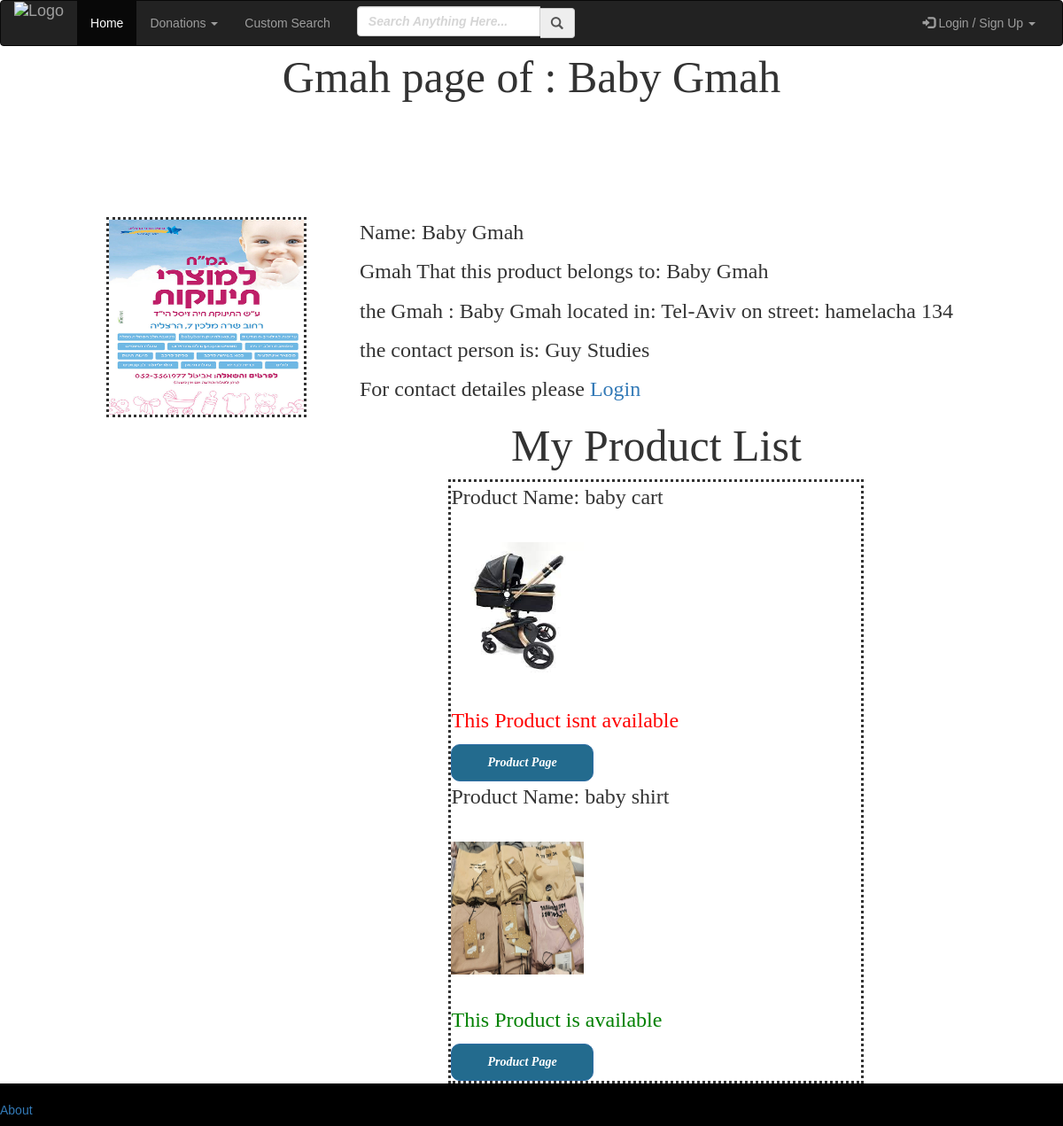
The app's page /gmah_page/12, older data.
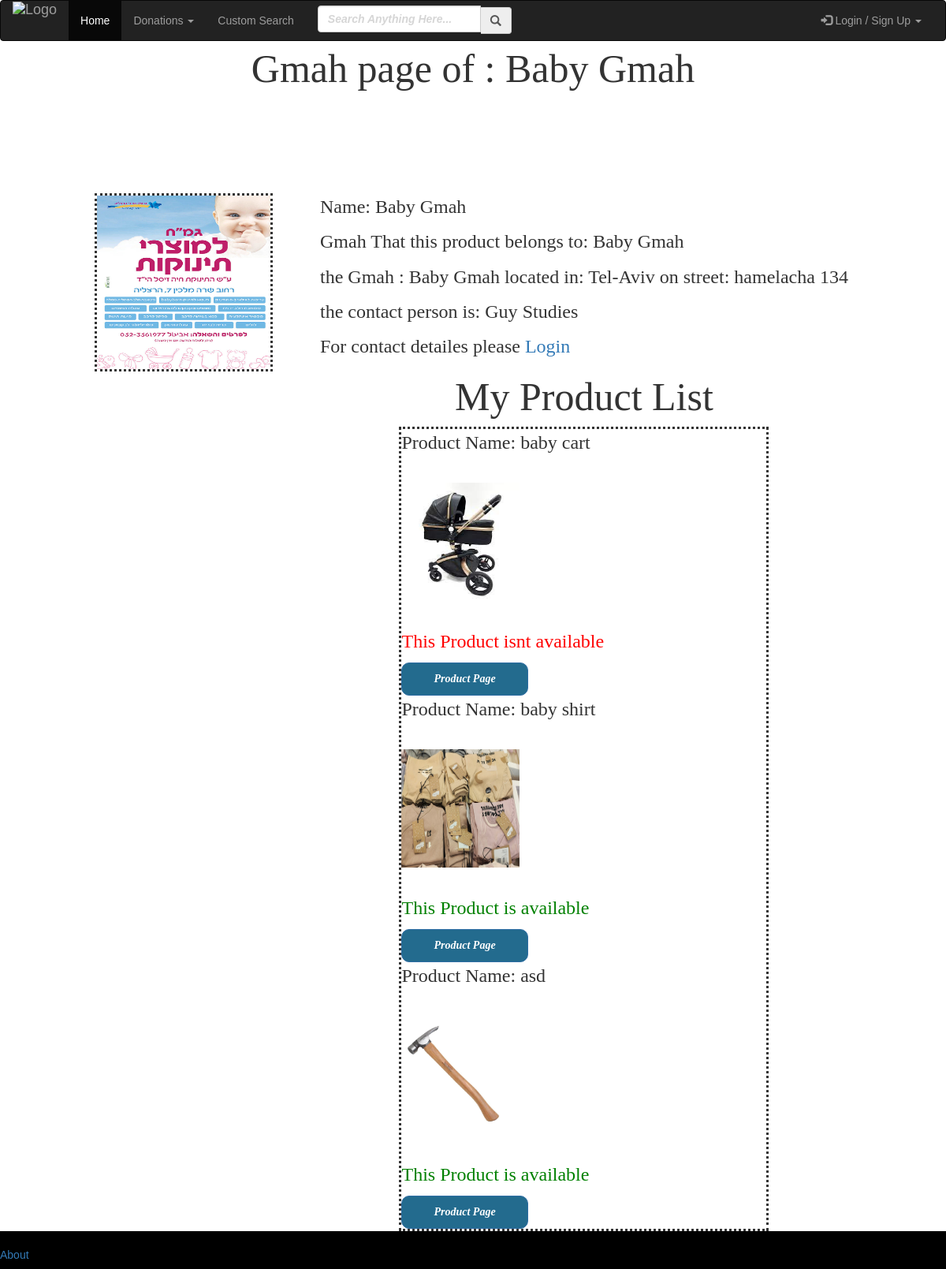
The same page, newer data.
### project/models.py (models this page shows)
class Gmah(UserMixin, db.Model):
    id = db.Column(db.Integer, primary_key=True)
    name = db.Column(db.String(1000))
    email = db.Column(db.String(1000))
    password = db.Column(db.String(100))
    owner_first_name = db.Column(db.String(50))
    owner_last_name = db.Column(db.String(50))
    phone = db.Column(db.String(10))
    category = db.Column(db.String(50))
    city = db.Column(db.String(200))
    street = db.Column(db.String(200))
    street_number = db.Column(db.Integer)
    profile_picture = db.Column(db.String(200))

class Products(db.Model):
    id = db.Column(db.Integer, primary_key=True)
    name = db.Column(db.String(1000))
    category = db.Column(db.String(50))
    description = db.Column(db.String(1000))
    idle = db.Column(db.Integer)
    gmah_id = db.Column(db.Integer, db.ForeignKey('gmah.id'))
    pic_name = db.Column(db.String(50))

### project/main.py (the view)
@main.route('/gmah_page/<id>')
def gmah_page(id):
    gmah = Gmah.query.filter_by(id=id).first()
    products = Products.query.filter_by(gmah_id=id).all()
    return render_template('gmah_page.html',gmah=gmah,products=products)

### project/templates/gmah_page.html
{% extends "base.html" %}
{% block content %}
<h2 class="homewelcome" style="text-align:center;">Gmah page of : {{gmah.name }} </h2>
    {% set imagename = gmah.profile_picture %}
    <div class="productphoto">
    <img src={{url_for('static',filename='images/profile/{}'.format(imagename))}} width="220px" height="220px"></br>
    </div>
<div class="productdesc">
    <p>Name:        {{ gmah.name }}</p>
    <p>Gmah That this product belongs to:  {{gmah.name}}</p>
    <p>the Gmah : {{gmah.name}} located in:  {{gmah.city}} on street: {{gmah.street}} {{gmah.street_number}}</p>
    <p>the contact person is: {{gmah.owner_first_name}} {{gmah.owner_last_name}}</p>
    {% if current_user.is_authenticated%}
    <p>the contact detailes: {{gmah.phone}}</p>
    {% else %}
    <p>For contact detailes please <a href="/login">Login</a></p>
     {% endif %}
    <h2 class="homewelcome" style="text-align:center;">My Product List</h2>
    <div class="eachproduct">
    {% for product in products %}
        <p>Product Name: {{ product.name }}</p>
        {% set imagename = product.pic_name %}
        <img class="resultProductPhoto" src={{url_for('static',filename='images/products/{}'.format(imagename))}} width="150px" height="150px"><br><br>
        {% if product.idle %}
        <p style="color: green;">This Product is available</p>
       {% else %}
        <p style="color: red;" >This Product isnt available</p>
       {% endif %}
        <a class="btn btn-primary" href="{{ url_for('main.product_page', id=product.id) }}">Product Page</a> <br>
    {% endfor %}
        </div><br>
</div>
<br><br>
{% endblock %}

### project/templates/base.html (shortened to what this page needs)
<!DOCTYPE html>
<html>
<head>
    <link rel="stylesheet" href="https://maxcdn.bootstrapcdn.com/bootstrap/3.3.7/css/bootstrap.min.css">
    <link rel= "stylesheet" type= "text/css" href="/static/style.css">
</head>
<body>
<section class="hero is-primary is-fullheight sticky">
    <div class="hero-head">
        <div class="navbar navbar-inverse">
            <div class="container-fluid">
                <div class="row">
                    <div class="col-lg-12">
                        <div class="navbar-header">
                                <a href="{{ url_for('main.index') }}" class="navbar-brand">
                                    <img src="https://i.ibb.co/8M29bd5/Removal-963.png"
                                         alt="Logo" width="120%" height="240%" style="margin-top: -25%;">
                                </a>
                        </div>
                        <div class="navbar-collapse collapse" id="mobile_menu">
                            <ul class="nav navbar-nav">
                                <li class="active"><a href="{{ url_for('main.index') }}">Home</a></li>
                                <li><a href="#" class="dropdown-toggle" data-toggle="dropdown">Donations <span
                                        class="caret"></span></a>
                                </li>
                                <li><a href="/search">Custom Search</a></li>
                            </ul>
                            <ul class="nav navbar-nav">
                                <li>
                                    <form method="POST" action="/search" class="navbar-form">
                                        <div class="form-group">
                                            <div class="input-group">
                                                <input type="search" name="search" id="search"
                                                       placeholder="Search Anything Here..." class="form-control">
                                                <span class="input-group-addon"><span
                                                        class="glyphicon glyphicon-search"></span></span>
                                            </div>
                                        </div>
                                    </form>
                                </li>
                            </ul>
                            <ul class="nav navbar-nav navbar-right">
                                {% if not current_user.is_authenticated %}
                                <li><a href="#" class="dropdown-toggle" data-toggle="dropdown"><span
                                        class="glyphicon glyphicon-log-in"></span> Login / Sign Up <span
                                        class="caret"></span></a>
                                </li>
                                {% endif %}
                            </ul>
                        </div>
                    </div>
                </div>
            </div>
        </div>
    </div>
</section>
    {% block content %}
            {% endblock %}
 {% block footer %}
<br><br><br><br>
<footer>
  <p><br>
  <a href="/about">About</a></p>
</footer>
   {%- endblock %}
</body>
</html>

### project/static/style.css (style rules this page uses)
body { margin-top:5%; overflow-y: scroll; height: 100%; overflow-x: hidden; font-family: Arial, Helvetica, sans-serif; }
footer { background-color:black; width:100%; bottom:-2px; position:fixed; }
.sticky { position: fixed; width:100%; top:0; z-index: 999; color:53599A; }
.eachproduct { border-style: dotted; width:70%; height:100%; margin:auto; margin-bottom:2%; overflow: auto; }
.resultProductPhoto { margin:5% 0 0 0; }
.productphoto { float:left; margin:10% 0 0 10%; border-style: dotted; }
.productdesc { float:left; margin:10% 5% 0 5%; font-family: 'Optima'; font-size:24px; }
.homewelcome { font-family: 'Optima'; font-size:50px; }
input { width: 70%; padding: 15px; margin: 5px 0 22px 0; display: block; border: none; margin:auto; margin-bottom:10px; background: #FFFFFF; border: 1px solid black; border-radius: 5px; height:12px; top:-2px; }
input::placeholder { text-align: left; opacity:0.4; }
.btn { padding: 10px 40px; background-color: #236B8E; color: #FFFFFF; font-style: oblique; font-weight: bold; border-radius: 10px; }
::placeholder { opacity: 1; font-style: oblique; font-weight: bold; }

Row changes from the older to the newer data that the page shows:
added Products: name "asd", pic_name (picture), idle "This Product is available"
